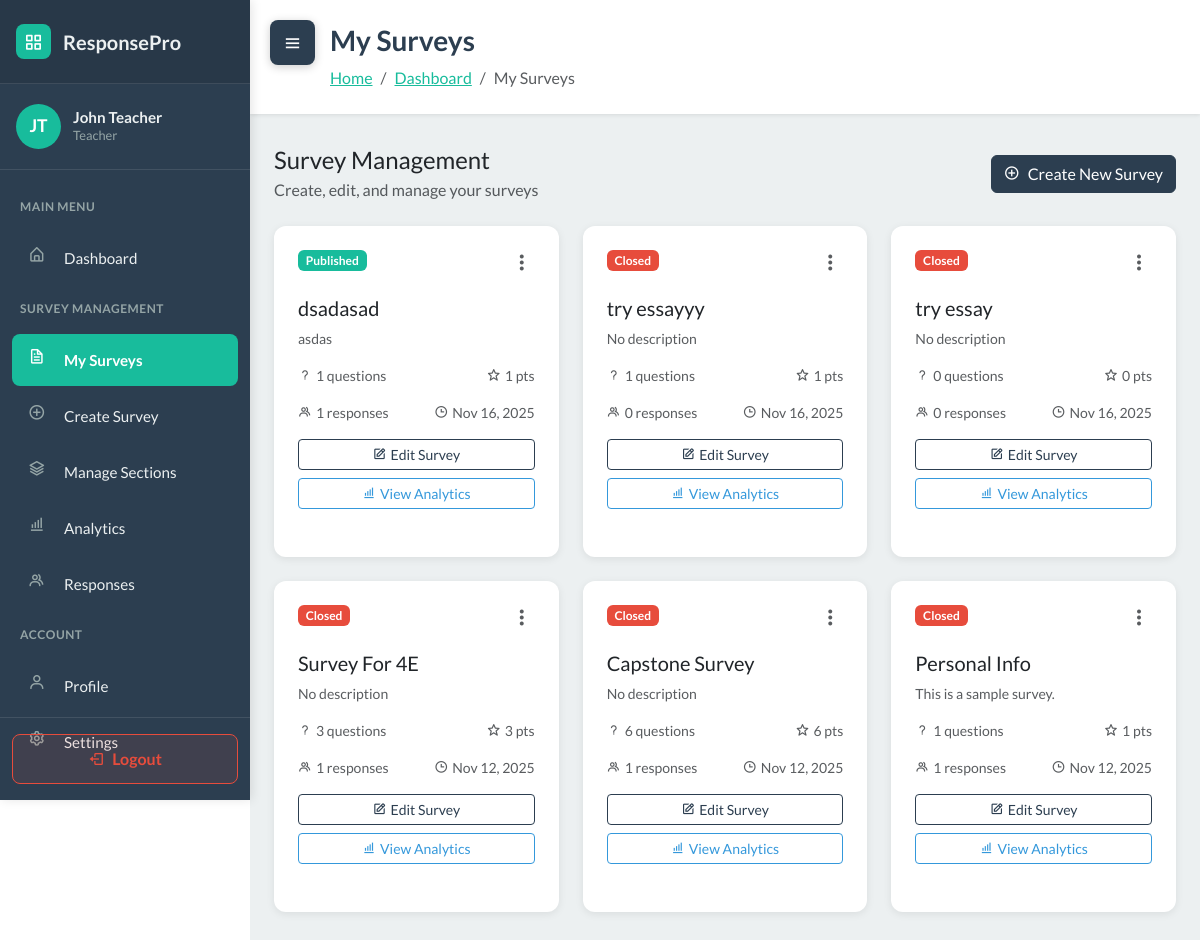
Before: /surveys/ (signed in) with the older database file.
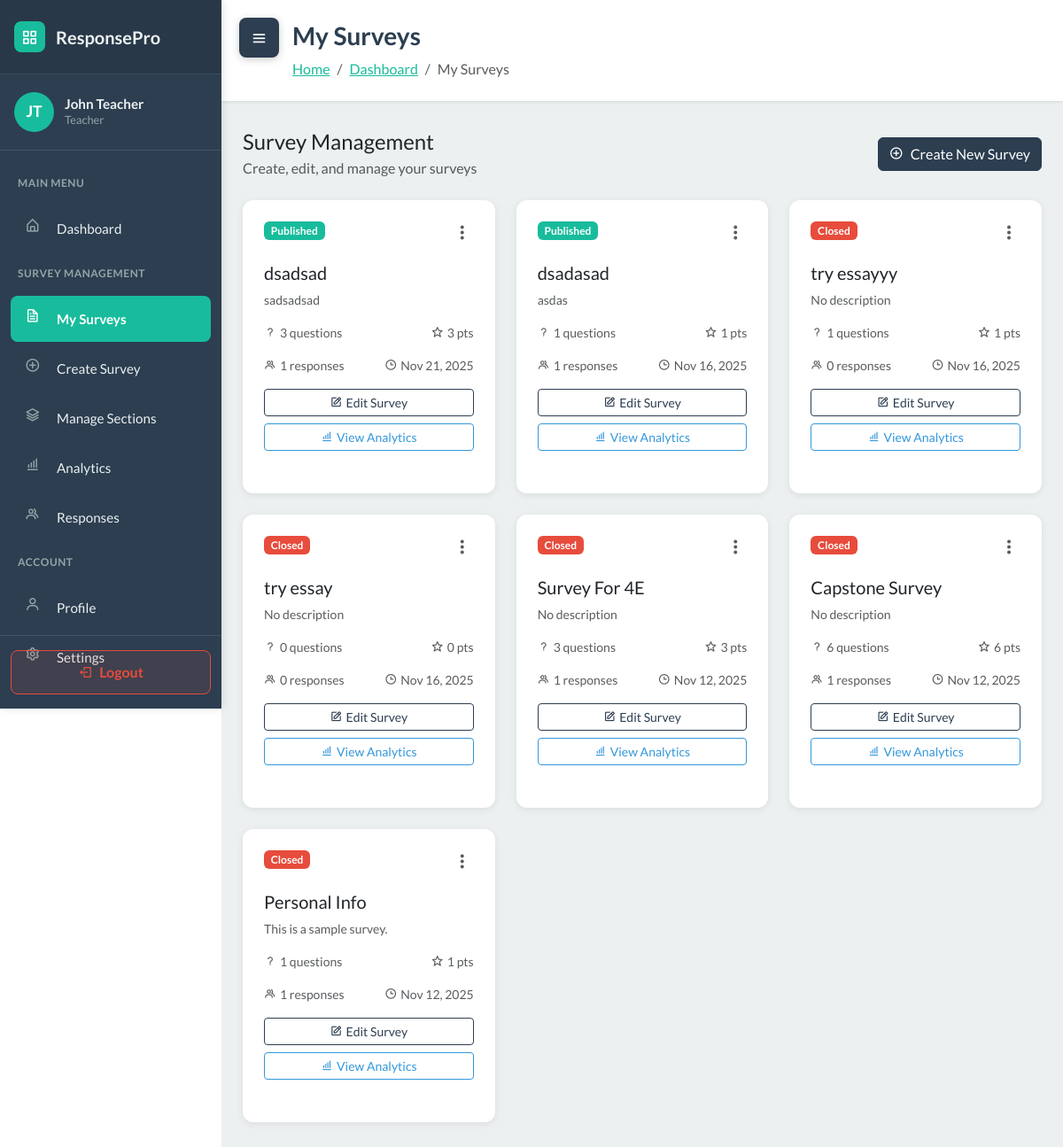
After: the same page with the newer database file.
### WebSurvey/models.py (models this page shows, shortened)
class Survey(models.Model):
    STATUS_CHOICES = [
        ('draft', 'Draft'),
        ('published', 'Published'),
        ('closed', 'Closed'),
    ]
    title = models.CharField(max_length=255)
    description = models.TextField(blank=True)
    teacher = models.ForeignKey(User, on_delete=models.CASCADE, related_name='surveys')
    sections = models.ManyToManyField(Section, blank=True, related_name='surveys')
    status = models.CharField(max_length=20, choices=STATUS_CHOICES, default='draft')
    total_points = models.IntegerField(default=0)
    time_limit = models.IntegerField(null=True, blank=True, help_text="Time limit in minutes")
    due_date = models.DateTimeField(null=True, blank=True)
    created_at = models.DateTimeField(auto_now_add=True)
    updated_at = models.DateTimeField(auto_now=True)
    class Meta:
        ordering = ['-created_at']

### WebSurvey/views.py (the view)
# urls.py: path('surveys/', views.survey_list, name='survey_list'),
@login_required
def survey_list(request):
    if request.user.role != 'teacher':
        messages.error(request, 'Only teachers can access this page.')
        return redirect('dashboard')
    auto_close_due_surveys()
    surveys = Survey.objects.filter(teacher=request.user)
    context = {
        'surveys': surveys,
        'user': request.user
    }
    return render(request, 'survey_list.html', context)

### WebSurvey/services.py (called while the page is built)
def auto_close_due_surveys():
    now = timezone.now()
    overdue_ids = []
    for survey in Survey.objects.filter(status='published', due_date__isnull=False):
        due = survey.due_date
        if due is None:
            continue
        if timezone.is_naive(due):
            due = timezone.make_aware(due, timezone.get_current_timezone())
        if due <= now:
            overdue_ids.append(survey.id)
    if overdue_ids:
        Survey.objects.filter(id__in=overdue_ids).update(status='closed')
    return now

### WebSurvey/templates/survey_list.html (shortened to what the changed rows need)
<!DOCTYPE html>
{% load static %}
<html data-bs-theme="light" lang="en">
<head>
    <link rel="stylesheet" href="https://cdn.jsdelivr.net/npm/bootswatch@5.3.6/dist/flatly/bootstrap.min.css">
    <link rel="stylesheet" href="https://cdn.jsdelivr.net/npm/boxicons@latest/css/boxicons.min.css">
    <link rel="stylesheet" href="https://cdnjs.cloudflare.com/ajax/libs/font-awesome/4.7.0/css/font-awesome.min.css">
    <link rel="stylesheet" href="{% static 'css/dashboard-sidebar.css' %}">
    <link rel="stylesheet" href="{% static 'css/bss-overrides.css' %}">
</head>
<body>
    <main class="dashboard-content" id="mainContent">
        <div class="content-header">
            <h1>My Surveys</h1>
        </div>
        <div class="container-fluid px-4 pb-5">
            <div class="row">
                {% for survey in surveys %}
                <div class="col-md-6 col-lg-4 mb-4">
                    <div class="dashboard-card h-100">
                        <div class="d-flex justify-content-between align-items-start mb-3">
                            <span class="badge
                                {% if survey.status == 'published' %}bg-success
                                {% elif survey.status == 'draft' %}bg-secondary
                                {% else %}bg-danger{% endif %}">
                                {{ survey.get_status_display }}
                            </span>
                            <div class="dropdown">
                                <button class="btn btn-link text-muted p-0" type="button" data-bs-toggle="dropdown">
                                    <i class="bx bx-dots-vertical-rounded" style="font-size: 1.5rem;"></i>
                                </button>
                            </div>
                        </div>
                        <h5 class="mb-2">{{ survey.title }}</h5>
                        <p class="text-muted small mb-3">
                            {{ survey.description|truncatewords:15|default:"No description" }}
                        </p>
                        <div class="d-flex justify-content-between text-muted small mb-3">
                            <span><i class="bx bx-question-mark me-1"></i>{{ survey.questions.count }} questions</span>
                            <span><i class="bx bx-star me-1"></i>{{ survey.total_points }} pts</span>
                        </div>
                        <div class="d-flex justify-content-between text-muted small mb-3">
                            <span><i class="bx bx-group me-1"></i>{{ survey.responses.count }} responses</span>
                            <span><i class="bx bx-time me-1"></i>{{ survey.created_at|date:"M d, Y" }}</span>
                        </div>
                        <div class="d-grid gap-2">
                            <a href="{% url 'survey_edit' survey.id %}" class="btn btn-outline-primary btn-sm">
                                <i class="bx bx-edit me-1"></i>Edit Survey
                            </a>
                            {% if survey.status == 'published' or survey.status == 'closed' %}
                            <a href="{% url 'survey_analytics' survey.id %}" class="btn btn-outline-info btn-sm">
                                <i class="bx bx-bar-chart-alt me-1"></i>View Analytics
                            </a>
                            {% endif %}
                        </div>
                    </div>
                </div>
                {% endfor %}
            </div>
        </div>
    </main>
</body>
</html>

Changed rows visible on the page:
added Survey: status "Published", title "dsadsad", description "sadsadsad", questions.count "3", total_points "3", responses.count "1", created_at "Nov 21, 2025", shows "View Analytics"
